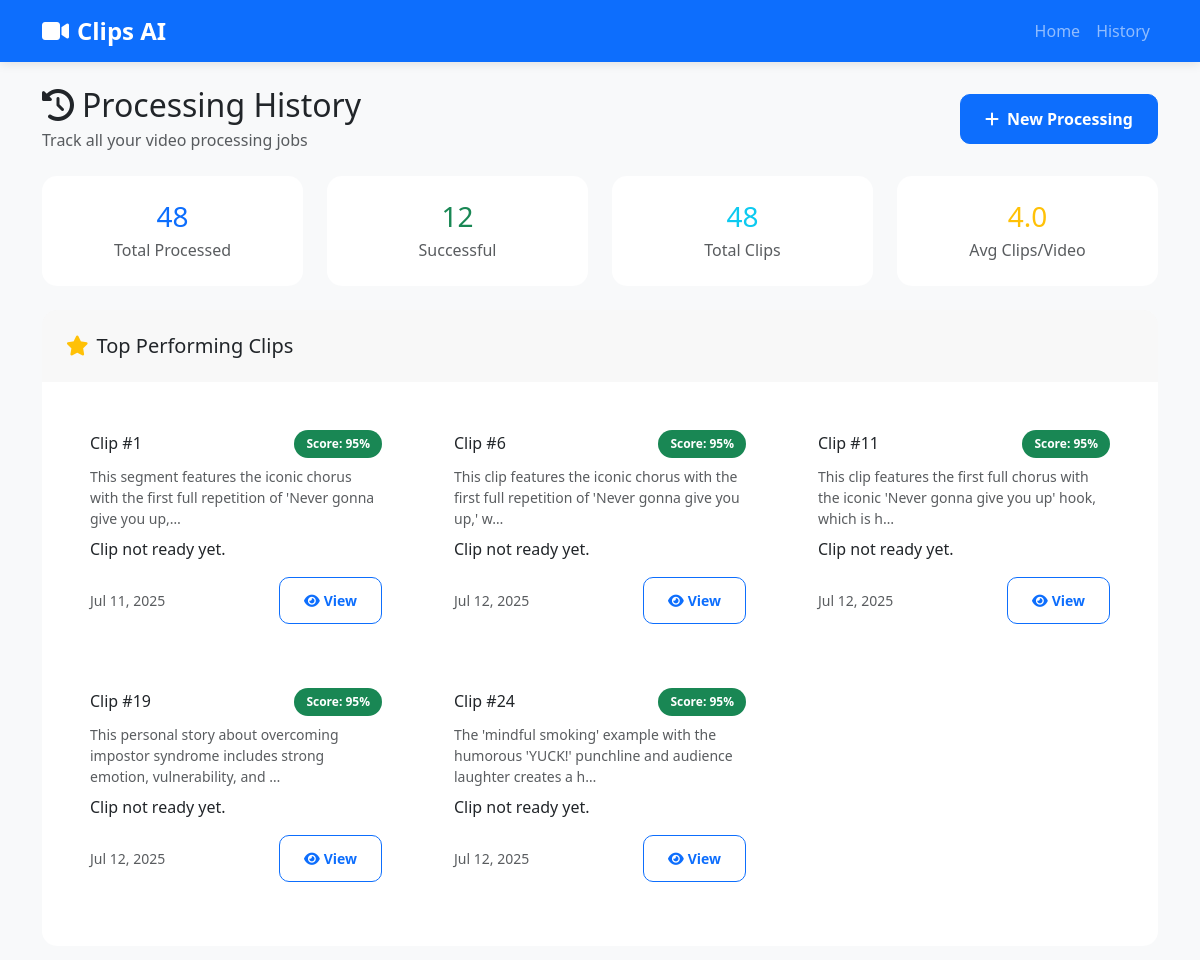
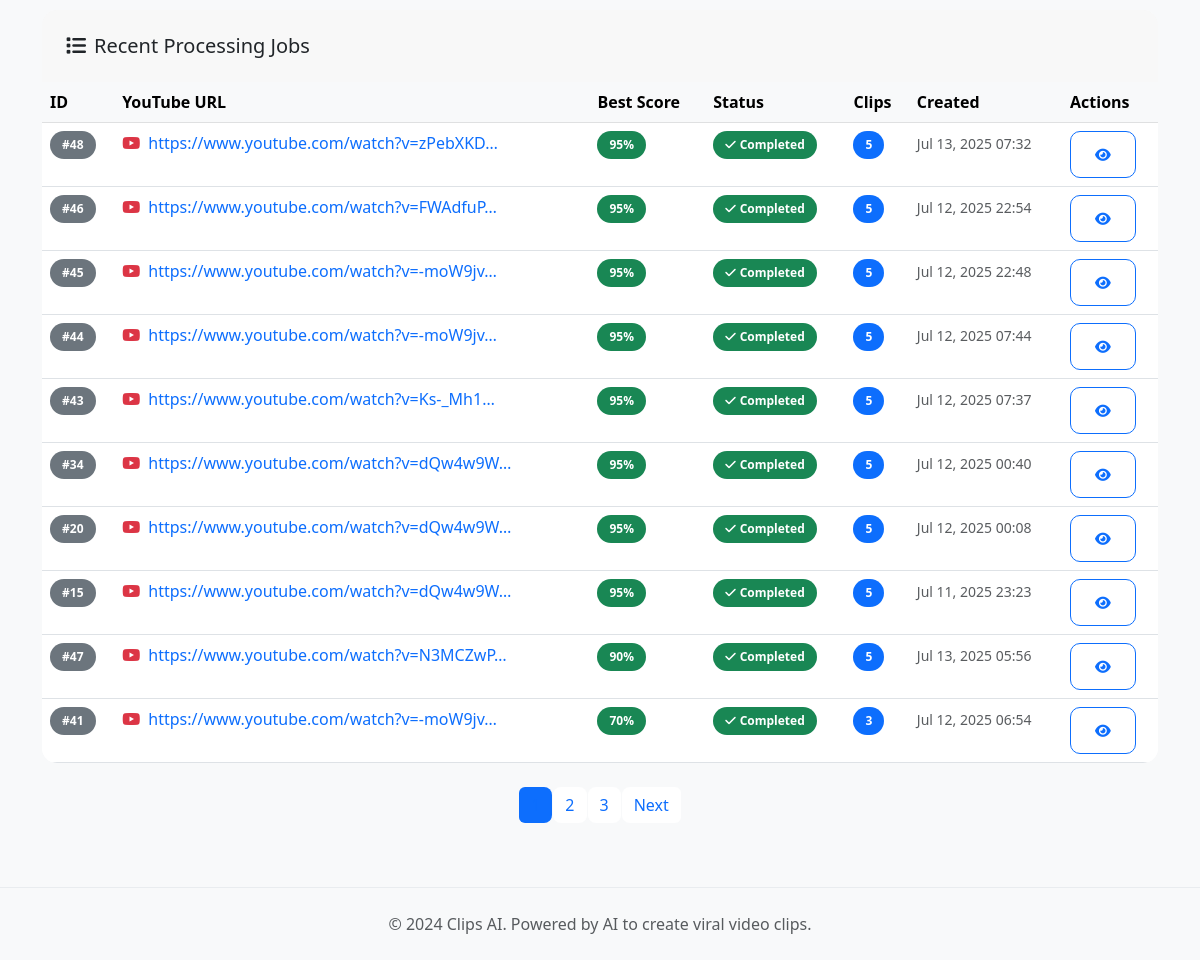
The page /history/ on the database its author committed (2 pictures, top to bottom).
### core/models.py (models this page shows, shortened)
class ViralClip(models.Model):
    video_processing = models.ForeignKey(VideoProcessing, on_delete=models.CASCADE, related_name='clips')
    start_timestamp = models.FloatField(help_text="Start time in seconds")
    end_timestamp = models.FloatField(help_text="End time in seconds")
    justification = models.TextField(help_text="Why this moment is viral")
    emotional_keywords = models.JSONField(default=list, blank=True)
    urgency_indicators = models.JSONField(default=list, blank=True)
    virality_score = models.IntegerField(help_text="Score from 0-100", null=True, blank=True)
    clip_url = models.URLField(max_length=500, blank=True, null=True)
    preview_url = models.URLField(max_length=500, blank=True, null=True)
    created_at = models.DateTimeField(default=timezone.now)
    class Meta:
        ordering = ['-virality_score', '-created_at']

class VideoProcessing(models.Model):
    youtube_url = models.URLField(max_length=500)
    clip_duration = models.IntegerField(help_text="Duration in seconds")
    created_at = models.DateTimeField(default=timezone.now)
    status = models.CharField(max_length=20, choices=[
        ('pending', 'Pending'),
        ('processing', 'Processing'),
        ('completed', 'Completed'),
        ('failed', 'Failed')
    ], default='pending')
    error_message = models.TextField(blank=True, null=True)

### core/views.py (the view)
# urls.py: path('history/', views.history, name='history'),
def history(request):
    video_processings = VideoProcessing.objects.annotate(
        best_score=models.Max('clips__virality_score'),
        clip_count=models.Count('clips')
    ).order_by('-best_score', '-created_at')
    paginator = Paginator(video_processings, 10)  # 10 items per page
    page_number = request.GET.get('page')
    page_obj = paginator.get_page(page_number)
    total_processed = VideoProcessing.objects.count()
    successful_processings = VideoProcessing.objects.filter(status='completed').count()
    total_clips = ViralClip.objects.count()
    avg_clips_per_video = total_clips / successful_processings if successful_processings > 0 else 0
    top_clips = ViralClip.objects.order_by('-virality_score')[:5]
    context = {
        'video_processings': page_obj,
        'total_processed': total_processed,
        'successful_processings': successful_processings,
        'total_clips_generated': total_clips,
        'avg_clips_per_video': round(avg_clips_per_video, 1),
        'success_percentage': (successful_processings / total_processed * 100) if total_processed > 0 else 0,
        'top_clips': top_clips
    }
    return render(request, 'core/history.html', context)

### core/templates/core/history.html (shortened to what this page needs)
{% extends 'core/base.html' %}
{% block content %}
<div class="row">
    <div class="col-12">
        <div class="d-flex justify-content-between align-items-center mb-4">
            <div>
                <h2 class="mb-1">
                    <i class="fas fa-history me-2"></i>Processing History
                </h2>
                <p class="text-muted mb-0">Track all your video processing jobs</p>
            </div>
            <a href="{% url 'core:index' %}" class="btn btn-primary">
                <i class="fas fa-plus me-2"></i>New Processing
            </a>
        </div>
        <div class="row mb-4">
            <div class="col-md-3">
                <div class="card text-center">
                    <div class="card-body">
                        <h3 class="text-primary mb-1">{{ total_processed }}</h3>
                        <p class="text-muted mb-0">Total Processed</p>
                    </div>
                </div>
            </div>
            <div class="col-md-3">
                <div class="card text-center">
                    <div class="card-body">
                        <h3 class="text-success mb-1">{{ successful_processings }}</h3>
                        <p class="text-muted mb-0">Successful</p>
                    </div>
                </div>
            </div>
            <div class="col-md-3">
                <div class="card text-center">
                    <div class="card-body">
                        <h3 class="text-info mb-1">{{ total_clips_generated }}</h3>
                        <p class="text-muted mb-0">Total Clips</p>
                    </div>
                </div>
            </div>
            <div class="col-md-3">
                <div class="card text-center">
                    <div class="card-body">
                        <h3 class="text-warning mb-1">{{ avg_clips_per_video }}</h3>
                        <p class="text-muted mb-0">Avg Clips/Video</p>
                    </div>
                </div>
            </div>
        </div>
        {% if top_clips %}
        <div class="card mb-4">
            <div class="card-header">
                <h5 class="mb-0">
                    <i class="fas fa-star text-warning me-2"></i>Top Performing Clips
                </h5>
            </div>
            <div class="card-body">
                <div class="row">
                    {% for clip in top_clips %}
                    <div class="col-md-4 mb-3">
                        <div class="card h-100">
                            <div class="card-body">
                                <div class="d-flex justify-content-between align-items-center mb-2">
                                    <h6 class="mb-0">Clip #{{ clip.id }}</h6>
                                    <span class="badge bg-success">Score: {{ clip.virality_score }}%</span>
                                </div>
                                <p class="text-muted small mb-2">{{ clip.justification|truncatechars:100 }}</p>
                                {% if clip.clip_url %}
                                    <video controls width="100%" src="{{ clip.clip_url }}" style="max-height:200px;"></video>
                                    <a href="{{ clip.clip_url }}" download class="btn btn-success btn-sm mt-2">Download</a>
                                {% else %}
                                    <p>Clip not ready yet.</p>
                                {% endif %}
                                <div class="d-flex justify-content-between align-items-center mt-2">
                                    <small class="text-muted">{{ clip.created_at|date:"M d, Y" }}</small>
                                    <a href="{% url 'core:clip_detail' clip.id %}" class="btn btn-sm btn-outline-primary">
                                        <i class="fas fa-eye me-1"></i>View
                                    </a>
                                </div>
                            </div>
                        </div>
                    </div>
                    {% endfor %}
                </div>
            </div>
        </div>
        {% endif %}
        <div class="card">
            <div class="card-header">
                <h5 class="mb-0">
                    <i class="fas fa-list me-2"></i>Recent Processing Jobs
                </h5>
            </div>
            <div class="card-body p-0">
                {% if video_processings %}
                    <div class="table-responsive">
                        <table class="table table-hover mb-0">
                            <thead class="table-light">
                                <tr>
                                    <th>ID</th>
                                    <th>YouTube URL</th>
                                    <th>Best Score</th>
                                    <th>Status</th>
                                    <th>Clips</th>
                                    <th>Created</th>
                                    <th>Actions</th>
                                </tr>
                            </thead>
                            <tbody>
                                {% for processing in video_processings %}
                                <tr data-processing-id="{{ processing.id }}">
                                    <td>
                                        <span class="badge bg-secondary">#{{ processing.id }}</span>
                                    </td>
                                    <td>
                                        <a href="{{ processing.youtube_url }}" target="_blank" class="text-decoration-none">
                                            <i class="fab fa-youtube text-danger me-1"></i>
                                            {{ processing.youtube_url|truncatechars:40 }}
                                        </a>
                                    </td>
                                    <td>
                                        {% if processing.best_score %}
                                            <span class="badge bg-success">{{ processing.best_score }}%</span>
                                        {% else %}
                                            <span class="text-muted">-</span>
                                        {% endif %}
                                    </td>
                                    <td>
                                        {% if processing.status == 'completed' %}
                                            <span class="badge bg-success">
                                                <i class="fas fa-check me-1"></i>Completed
                                            </span>
                                        {% elif processing.status == 'processing' %}
                                            <span class="badge bg-warning">
                                                <i class="fas fa-spinner fa-spin me-1"></i>Processing
                                            </span>
                                        {% elif processing.status == 'failed' %}
                                            <span class="badge bg-danger">
                                                <i class="fas fa-times me-1"></i>Failed
                                            </span>
                                        {% else %}
                                            <span class="badge bg-secondary">
                                                <i class="fas fa-clock me-1"></i>Pending
                                            </span>
                                        {% endif %}
                                    </td>
                                    <td>
                                        {% if processing.status == 'completed' %}
                                            <span class="badge bg-primary">{{ processing.clip_count }}</span>
                                        {% else %}
                                            <span class="text-muted">-</span>
                                        {% endif %}
                                    </td>
                                    <td>
                                        <small class="text-muted">
                                            {{ processing.created_at|date:"M d, Y H:i" }}
                                        </small>
                                    </td>
                                    <td>
                                        <div class="btn-group btn-group-sm" role="group">
                                            {% if processing.status == 'completed' %}
                                                <a href="{% url 'core:results' processing.id %}"
                                                   class="btn btn-outline-primary"
                                                   title="View Results">
                                                    <i class="fas fa-eye"></i>
                                                </a>
                                            {% endif %}
                                        </div>
                                    </td>
                                </tr>
                                {% endfor %}
                            </tbody>
                        </table>
                    </div>
                {% endif %}
            </div>
        </div>
        {% if video_processings.has_other_pages %}
            <nav aria-label="History pagination" class="mt-4">
                <ul class="pagination justify-content-center">
                    {% for num in video_processings.paginator.page_range %}
                        {% if video_processings.number == num %}
                            <li class="page-item active">
                                <span class="page-link">{{ num }}</span>
                            </li>
                        {% elif num > video_processings.number|add:'-3' and num < video_processings.number|add:'3' %}
                            <li class="page-item">
                                <a class="page-link" href="?page={{ num }}">{{ num }}</a>
                            </li>
                        {% endif %}
                    {% endfor %}
                    {% if video_processings.has_next %}
                        <li class="page-item">
                            <a class="page-link" href="?page={{ video_processings.next_page_number }}">Next</a>
                        </li>
                    {% endif %}
                </ul>
            </nav>
        {% endif %}
    </div>
</div>
{% endblock %}

### core/templates/core/base.html (shortened to what this page needs)
{% load static %}
<!DOCTYPE html>
<html lang="en">
<head>
    <link href="https://cdn.jsdelivr.net/npm/bootstrap@5.3.0/dist/css/bootstrap.min.css" rel="stylesheet">
    <link href="https://cdnjs.cloudflare.com/ajax/libs/font-awesome/6.4.0/css/all.min.css" rel="stylesheet">
    <link href="{% static 'css/style.css' %}" rel="stylesheet">
</head>
<body>
    <nav class="navbar navbar-expand-lg navbar-dark bg-primary">
        <div class="container">
            <a class="navbar-brand" href="{% url 'core:index' %}">
                <i class="fas fa-video me-2"></i>Clips AI
            </a>
            <div class="collapse navbar-collapse" id="navbarNav">
                <ul class="navbar-nav ms-auto">
                    <li class="nav-item">
                        <a class="nav-link" href="{% url 'core:index' %}">Home</a>
                    </li>
                    <li class="nav-item">
                        <a class="nav-link" href="{% url 'core:history' %}">History</a>
                    </li>
                </ul>
            </div>
        </div>
    </nav>
    <main class="container my-4">
        {% block content %}{% endblock %}
    </main>
    <footer class="bg-light py-4 mt-5">
        <div class="container text-center">
            <p class="text-muted mb-0">
                &copy; 2024 Clips AI. Powered by AI to create viral video clips.
            </p>
        </div>
    </footer>
</body>
</html>

### static/css/style.css (style rules this page uses)
:root { --primary-color: #0d6efd; --secondary-color: #6c757d; --success-color: #198754; --warning-color: #ffc107; --danger-color: #dc3545; --info-color: #0dcaf0; --light-color: #f8f9fa; --dark-color: #212529; }
body { font-family: 'Segoe UI', Tahoma, Geneva, Verdana, sans-serif; background-color: #f8f9fa; }
.card { border: none; border-radius: 15px; overflow: hidden; transition: transform 0.3s ease, box-shadow 0.3s ease; }
.card-header { border-bottom: none; padding: 1.5rem; }
.card-body { padding: 1.5rem; }
.btn { border-radius: 10px; font-weight: 600; padding: 0.75rem 1.5rem; transition: all 0.3s ease; }
.badge { border-radius: 20px; padding: 0.5rem 0.75rem; font-weight: 600; }
.navbar { box-shadow: 0 2px 10px rgba(0,0,0,0.1); }
.navbar-brand { font-weight: 700; font-size: 1.5rem; }
footer { border-top: 1px solid #e9ecef; }
.pagination .page-link { border: none; border-radius: 8px; margin: 0 2px; color: var(--primary-color); }
.pagination .page-item.active .page-link { background-color: var(--primary-color); border-color: var(--primary-color); }

### rows shown on the page
ViralClip: id "1", virality_score "95", justification "This segment features the iconic chorus with the first full repetition of 'Never gonna give you up,…", shows "Clip not ready yet.", created_at "Jul 11, 2025"
ViralClip: id "6", virality_score "95", justification "This clip features the iconic chorus with the first full repetition of 'Never gonna give you up,' w…", shows "Clip not ready yet.", created_at "Jul 12, 2025"
ViralClip: id "11", virality_score "95", justification "This clip features the first full chorus with the iconic 'Never gonna give you up' hook, which is h…", shows "Clip not ready yet.", created_at "Jul 12, 2025"
ViralClip: id "19", virality_score "95", justification "This personal story about overcoming impostor syndrome includes strong emotion, vulnerability, and …", shows "Clip not ready yet.", created_at "Jul 12, 2025"
ViralClip: id "24", virality_score "95", justification "The 'mindful smoking' example with the humorous 'YUCK!' punchline and audience laughter creates a h…", shows "Clip not ready yet.", created_at "Jul 12, 2025"
VideoProcessing: id "48", youtube_url "https://www.youtube.com/watch?v=zPebXKD…", best_score "95", status "completed" (drawn), clip_count "5", created_at "Jul 13, 2025 07:32"
VideoProcessing: id "46", youtube_url "https://www.youtube.com/watch?v=FWAdfuP…", best_score "95", status "completed" (drawn), clip_count "5", created_at "Jul 12, 2025 22:54"
VideoProcessing: id "45", youtube_url "https://www.youtube.com/watch?v=-moW9jv…", best_score "95", status "completed" (drawn), clip_count "5", created_at "Jul 12, 2025 22:48"
VideoProcessing: id "44", youtube_url "https://www.youtube.com/watch?v=-moW9jv…", best_score "95", status "completed" (drawn), clip_count "5", created_at "Jul 12, 2025 07:44"
VideoProcessing: id "43", youtube_url "https://www.youtube.com/watch?v=Ks-_Mh1…", best_score "95", status "completed" (drawn), clip_count "5", created_at "Jul 12, 2025 07:37"
VideoProcessing: id "34", youtube_url "https://www.youtube.com/watch?v=dQw4w9W…", best_score "95", status "completed" (drawn), clip_count "5", created_at "Jul 12, 2025 00:40"
VideoProcessing: id "20", youtube_url "https://www.youtube.com/watch?v=dQw4w9W…", best_score "95", status "completed" (drawn), clip_count "5", created_at "Jul 12, 2025 00:08"
VideoProcessing: id "15", youtube_url "https://www.youtube.com/watch?v=dQw4w9W…", best_score "95", status "completed" (drawn), clip_count "5", created_at "Jul 11, 2025 23:23"
VideoProcessing: id "47", youtube_url "https://www.youtube.com/watch?v=N3MCZwP…", best_score "90", status "completed" (drawn), clip_count "5", created_at "Jul 13, 2025 05:56"
VideoProcessing: id "41", youtube_url "https://www.youtube.com/watch?v=-moW9jv…", best_score "70", status "completed" (drawn), clip_count "3", created_at "Jul 12, 2025 06:54"

### other values the page prints
{{ total_processed }} "48"
{{ successful_processings }} "12"
{{ total_clips_generated }} "48"
{{ avg_clips_per_video }} "4.0"
{{ num }} "2" "3"
